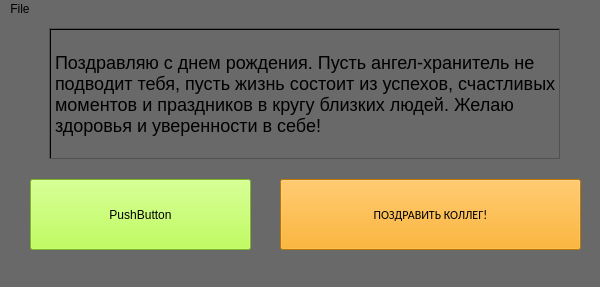
<?xml version="1.0" encoding="UTF-8"?>
<ui version="4.0">
 <class>MainWindow</class>
 <widget class="QMainWindow" name="MainWindow">
  <property name="geometry">
   <rect>
    <x>0</x>
    <y>0</y>
    <width>600</width>
    <height>287</height>
   </rect>
  </property>
  <property name="mouseTracking">
   <bool>true</bool>
  </property>
  <property name="windowTitle">
   <string>Happy B-Day Sender</string>
  </property>
  <property name="autoFillBackground">
   <bool>false</bool>
  </property>
  <property name="styleSheet">
   <string notr="true">background-color: #696969</string>
  </property>
  <widget class="QWidget" name="centralwidget">
   <widget class="QPushButton" name="pushButton">
    <property name="geometry">
     <rect>
      <x>280</x>
      <y>160</y>
      <width>301</width>
      <height>71</height>
     </rect>
    </property>
    <property name="font">
     <font>
      <family>Calibri</family>
      <weight>50</weight>
      <bold>false</bold>
     </font>
    </property>
    <property name="cursor">
     <cursorShape>OpenHandCursor</cursorShape>
    </property>
    <property name="styleSheet">
     <string notr="true">background-color: orange;</string>
    </property>
    <property name="text">
     <string>ПОЗДРАВИТЬ КОЛЛЕГ!</string>
    </property>
   </widget>
   <widget class="QPushButton" name="pushButton_2">
    <property name="geometry">
     <rect>
      <x>30</x>
      <y>160</y>
      <width>221</width>
      <height>71</height>
     </rect>
    </property>
    <property name="styleSheet">
     <string notr="true">background-color: #ADFF2F</string>
    </property>
    <property name="text">
     <string>PushButton</string>
    </property>
   </widget>
   <widget class="QScrollArea" name="scrollArea">
    <property name="geometry">
     <rect>
      <x>49</x>
      <y>9</y>
      <width>511</width>
      <height>131</height>
     </rect>
    </property>
    <property name="widgetResizable">
     <bool>true</bool>
    </property>
    <widget class="QWidget" name="scrollAreaWidgetContents">
     <property name="geometry">
      <rect>
       <x>0</x>
       <y>0</y>
       <width>509</width>
       <height>129</height>
      </rect>
     </property>
     <widget class="QLabel" name="label">
      <property name="geometry">
       <rect>
        <x>0</x>
        <y>0</y>
        <width>511</width>
        <height>131</height>
       </rect>
      </property>
      <property name="tabletTracking">
       <bool>false</bool>
      </property>
      <property name="contextMenuPolicy">
       <enum>Qt::DefaultContextMenu</enum>
      </property>
      <property name="styleSheet">
       <string notr="true">font-size: 18px</string>
      </property>
      <property name="frameShape">
       <enum>QFrame::Box</enum>
      </property>
      <property name="frameShadow">
       <enum>QFrame::Plain</enum>
      </property>
      <property name="lineWidth">
       <number>1</number>
      </property>
      <property name="midLineWidth">
       <number>0</number>
      </property>
      <property name="text">
       <string>Поздравляю с днем рождения. Пусть ангел-хранитель не подводит тебя, пусть жизнь состоит из успехов, счастливых моментов и праздников в кругу близких людей. Желаю здоровья и уверенности в себе!</string>
      </property>
      <property name="textFormat">
       <enum>Qt::RichText</enum>
      </property>
      <property name="scaledContents">
       <bool>false</bool>
      </property>
      <property name="wordWrap">
       <bool>true</bool>
      </property>
      <property name="textInteractionFlags">
       <set>Qt::TextEditable|Qt::TextSelectableByMouse</set>
      </property>
     </widget>
    </widget>
   </widget>
  </widget>
  <widget class="QMenuBar" name="menubar">
   <property name="geometry">
    <rect>
     <x>0</x>
     <y>0</y>
     <width>600</width>
     <height>21</height>
    </rect>
   </property>
   <widget class="QMenu" name="menuFile">
    <property name="title">
     <string>File</string>
    </property>
    <addaction name="actionStart"/>
    <addaction name="actionStop"/>
    <addaction name="actionExit"/>
   </widget>
   <addaction name="menuFile"/>
  </widget>
  <widget class="QStatusBar" name="statusbar"/>
  <action name="actionStart">
   <property name="text">
    <string>Start</string>
   </property>
   <property name="shortcut">
    <string>Ctrl+S</string>
   </property>
  </action>
  <action name="actionStop">
   <property name="text">
    <string>Stop</string>
   </property>
  </action>
  <action name="actionExit">
   <property name="text">
    <string>Exit</string>
   </property>
   <property name="shortcut">
    <string>Ctrl+X</string>
   </property>
  </action>
 </widget>
 <resources/>
 <connections/>
</ui>
